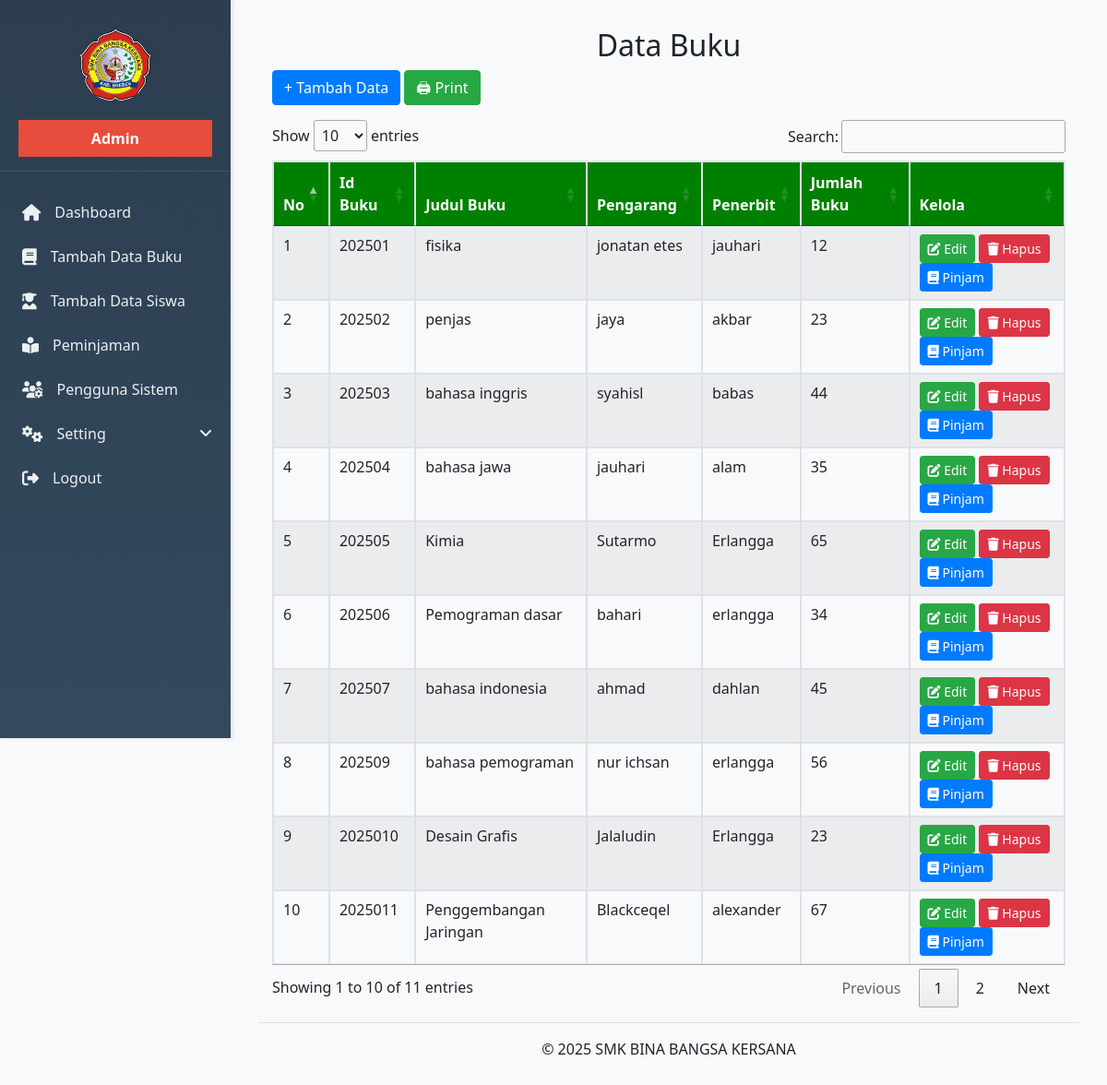
The app's page /buku.php (signed in) with its own data.
### tables this page shows
CREATE TABLE `buku` (
  `id` int(11) NOT NULL,
  `id_buku` varchar(10) DEFAULT NULL,
  `judul` varchar(100) NOT NULL,
  `pengarang` varchar(50) NOT NULL,
  `penerbit` varchar(50) NOT NULL,
  `tahun` int(11) NOT NULL,
  `jumlah` int(11) DEFAULT NULL
);

### buku.php (the view, shortened to what this page needs)
<?php
include 'koneksi.php';
include 'sidebar.php';
?>
<!DOCTYPE html>
<html lang="id">
<head>
  <link rel="stylesheet" href="https://maxcdn.bootstrapcdn.com/bootstrap/4.5.2/css/bootstrap.min.css">
  <link rel="stylesheet" href="https://cdn.datatables.net/1.10.21/css/jquery.dataTables.min.css">
</head>
<body>
  <div class="main-content">
    <div class="container">
      <h2 class="text-center">Data Buku</h2>
      <a href="data_buku.php" class="btn btn-primary mb-3">+ Tambah Data</a>
      <button onclick="window.print()" class="btn btn-success mb-3">🖨 Print</button>
      <table id="dataBuku" class="table table-striped table-bordered">
        <thead>
          <tr>
            <th>No</th>
            <th>Id Buku</th>
            <th>Judul Buku</th>
            <th>Pengarang</th>
            <th>Penerbit</th>
            <th>Jumlah Buku</th>
            <th>Kelola</th>
          </tr>
        </thead>
        <tbody>
          <?php
          $result = mysqli_query($koneksi, "SELECT * FROM buku") or die(mysqli_error($koneksi));
          $no = 1;
          while ($row = mysqli_fetch_assoc($result)) {
              echo "<tr>
                  <td>{$no}</td>
                  <td>{$row['id_buku']}</td>
                  <td>{$row['judul']}</td>
                  <td>{$row['pengarang']}</td>
                  <td>{$row['penerbit']}</td>
                  <td>{$row['jumlah']}</td>
                  <td>
                      <a href='edit_buku.php?id={$row['id']}' class='btn btn-success btn-sm'>
                          <i class='fas fa-edit'></i> Edit
                      </a>
                      <a href='hapus_buku.php?id={$row['id_buku']}' class='btn btn-danger btn-sm' onclick='return confirm(\"Apakah Anda yakin ingin menghapus buku ini?\")'>
                          <i class='fas fa-trash'></i> Hapus
                      </a>
                      <a href='peminjaman_buku.php?id_buku={$row['id_buku']}' class='btn btn-primary btn-sm'>
                          <i class='fas fa-book'></i> Pinjam
                      </a>
                  </td>
              </tr>";
              $no++;
          }
          ?>
        </tbody>
      </table>
    </div>
    <hr class="text-light">
    <div class="text-center">
      <p class="mb-0">&copy; 2025 SMK BINA BANGSA KERSANA</p>
    </div>
  </div>
</body>
</html>

### sidebar.php (style rules this page uses)
* { margin: 0; padding: 0; box-sizing: border-box; font-family: 'Segoe UI', Tahoma, Geneva, Verdana, sans-serif; }
body { display: flex; min-height: 100vh; background-color: #f0f2f5; }

### buku.php (style rules this page uses)
body { background-color: #f8f9fa; margin: 0; padding: 0; }
.main-content { margin-left: 250px; padding: 30px; min-height: 100vh; overflow-x: auto; }
.table thead { background-color: green; color: white; }

### records on screen
buku: id_buku "202501", judul "fisika", pengarang "jonatan etes", penerbit "jauhari", jumlah "12"
buku: id_buku "202502", judul "penjas", pengarang "jaya", penerbit "akbar", jumlah "23"
buku: id_buku "202503", judul "bahasa inggris", pengarang "syahisl", penerbit "babas", jumlah "44"
buku: id_buku "202504", judul "bahasa jawa", pengarang "jauhari", penerbit "alam", jumlah "35"
buku: id_buku "202505", judul "Kimia", pengarang "Sutarmo", penerbit "Erlangga", jumlah "65"
buku: id_buku "202506", judul "Pemograman dasar", pengarang "bahari", penerbit "erlangga", jumlah "34"
buku: id_buku "202507", judul "bahasa indonesia", pengarang "ahmad", penerbit "dahlan", jumlah "45"
buku: id_buku "202509", judul "bahasa pemograman", pengarang "nur ichsan", penerbit "erlangga", jumlah "56"
buku: id_buku "2025010", judul "Desain Grafis", pengarang "Jalaludin", penerbit "Erlangga", jumlah "23"
buku: id_buku "2025011", judul "Penggembangan Jaringan", pengarang "Blackceqel", penerbit "alexander", jumlah "67"
